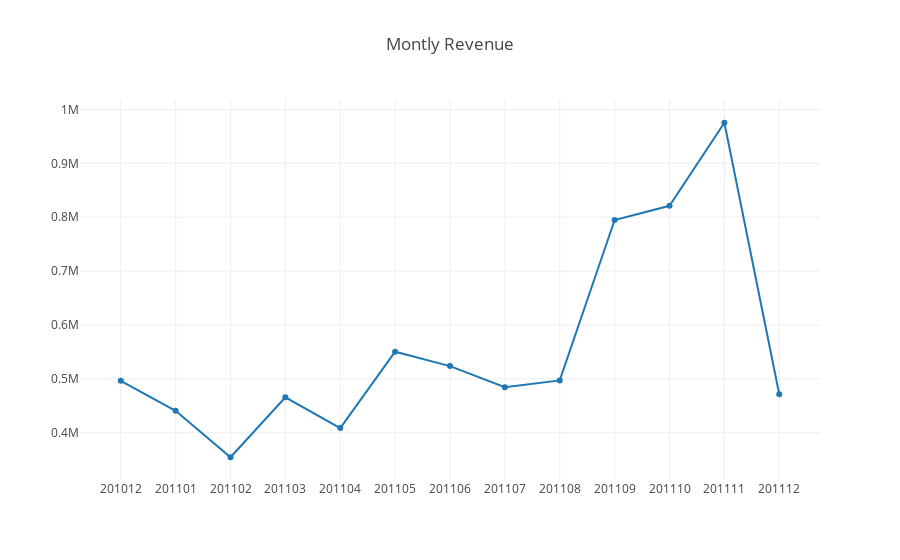

Notebook code cell kept with this figure:
### Code cell
fig = go.Figure(data=plot_data, layout=plot_layout)
pyoff.iplot(fig)

# pyoff.iplot(fig, filename = 'figure_1.html')
# display(HTML('figure_1.html'))

### Figure 1 — Plotly figure (JSON) as saved in the notebook; plotly's stock layout.template omitted (floating-point values rounded to 4 significant figures)
{"data": [{"type": "scatter", "uid": "f8de1ddb-0c7b-48d2-8b97-d598a1719a44", "x": [201012, 201101, 201102, 201103, 201104, 201105, 201106, 201107, 201108, 201109, 201110, 201111, 201112], "y": [496500.0, 440900.0, 354600.0, 465800.0, 408700.0, 550400.0, 523800.0, 484500.0, 497200.0, 794800.0, 821200.0, 975300.0, 471400.0]}], "layout": {"title": {"text": "Montly Revenue"}, "xaxis": {"type": "category"}}}
